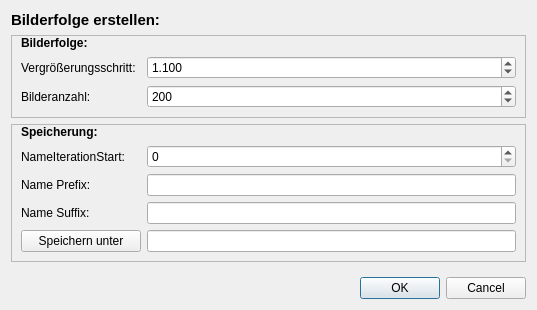
<?xml version="1.0" encoding="UTF-8"?>
<ui version="4.0">
 <class>DialogImageSerie</class>
 <widget class="QDialog" name="DialogImageSerie">
  <property name="geometry">
   <rect>
    <x>0</x>
    <y>0</y>
    <width>537</width>
    <height>310</height>
   </rect>
  </property>
  <property name="windowTitle">
   <string>Bilderfolge erstellen</string>
  </property>
  <layout class="QVBoxLayout" name="verticalLayout">
   <item>
    <widget class="QLabel" name="label">
     <property name="font">
      <font>
       <pointsize>11</pointsize>
       <bold>true</bold>
      </font>
     </property>
     <property name="text">
      <string>Bilderfolge erstellen:</string>
     </property>
    </widget>
   </item>
   <item>
    <widget class="QFrame" name="frame">
     <property name="frameShape">
      <enum>QFrame::StyledPanel</enum>
     </property>
     <property name="frameShadow">
      <enum>QFrame::Raised</enum>
     </property>
     <layout class="QFormLayout" name="formLayout">
      <property name="topMargin">
       <number>0</number>
      </property>
      <item row="1" column="1">
       <widget class="QDoubleSpinBox" name="doubleSpinBoxZoomStep">
        <property name="decimals">
         <number>3</number>
        </property>
        <property name="singleStep">
         <double>0.100000000000000</double>
        </property>
        <property name="value">
         <double>1.100000000000000</double>
        </property>
       </widget>
      </item>
      <item row="1" column="0">
       <widget class="QLabel" name="label_2">
        <property name="minimumSize">
         <size>
          <width>120</width>
          <height>0</height>
         </size>
        </property>
        <property name="text">
         <string>Vergrößerungsschritt:</string>
        </property>
       </widget>
      </item>
      <item row="2" column="0">
       <widget class="QLabel" name="label_3">
        <property name="text">
         <string>Bilderanzahl:</string>
        </property>
       </widget>
      </item>
      <item row="2" column="1">
       <widget class="QSpinBox" name="spinBoxBilderZahl">
        <property name="minimum">
         <number>1</number>
        </property>
        <property name="maximum">
         <number>9999</number>
        </property>
        <property name="value">
         <number>200</number>
        </property>
       </widget>
      </item>
      <item row="0" column="0" colspan="2">
       <widget class="QLabel" name="label_7">
        <property name="font">
         <font>
          <bold>true</bold>
         </font>
        </property>
        <property name="text">
         <string>Bilderfolge:</string>
        </property>
       </widget>
      </item>
     </layout>
    </widget>
   </item>
   <item>
    <widget class="QFrame" name="frame_2">
     <property name="frameShape">
      <enum>QFrame::StyledPanel</enum>
     </property>
     <property name="frameShadow">
      <enum>QFrame::Raised</enum>
     </property>
     <layout class="QFormLayout" name="formLayout_2">
      <property name="topMargin">
       <number>0</number>
      </property>
      <item row="0" column="0" colspan="2">
       <widget class="QLabel" name="label_8">
        <property name="font">
         <font>
          <bold>true</bold>
         </font>
        </property>
        <property name="text">
         <string>Speicherung:</string>
        </property>
       </widget>
      </item>
      <item row="1" column="0">
       <widget class="QLabel" name="label_4">
        <property name="minimumSize">
         <size>
          <width>0</width>
          <height>0</height>
         </size>
        </property>
        <property name="text">
         <string>NameIterationStart:</string>
        </property>
       </widget>
      </item>
      <item row="1" column="1">
       <widget class="QSpinBox" name="spinBox_NameItStart"/>
      </item>
      <item row="2" column="0">
       <widget class="QLabel" name="label_5">
        <property name="text">
         <string>Name Prefix:</string>
        </property>
       </widget>
      </item>
      <item row="2" column="1">
       <widget class="QLineEdit" name="lineEditNamePrefix"/>
      </item>
      <item row="3" column="0">
       <widget class="QLabel" name="label_6">
        <property name="text">
         <string>Name Suffix:</string>
        </property>
       </widget>
      </item>
      <item row="3" column="1">
       <widget class="QLineEdit" name="lineEditSuffix"/>
      </item>
      <item row="4" column="0">
       <widget class="QPushButton" name="pushButtonOpenSaveDir">
        <property name="sizePolicy">
         <sizepolicy hsizetype="Fixed" vsizetype="Fixed">
          <horstretch>0</horstretch>
          <verstretch>0</verstretch>
         </sizepolicy>
        </property>
        <property name="minimumSize">
         <size>
          <width>120</width>
          <height>0</height>
         </size>
        </property>
        <property name="text">
         <string> Speichern unter </string>
        </property>
       </widget>
      </item>
      <item row="4" column="1">
       <widget class="QLineEdit" name="lineEditPath"/>
      </item>
     </layout>
    </widget>
   </item>
   <item>
    <spacer name="verticalSpacer">
     <property name="orientation">
      <enum>Qt::Vertical</enum>
     </property>
     <property name="sizeHint" stdset="0">
      <size>
       <width>20</width>
       <height>0</height>
      </size>
     </property>
    </spacer>
   </item>
   <item>
    <widget class="QDialogButtonBox" name="buttonBox">
     <property name="orientation">
      <enum>Qt::Horizontal</enum>
     </property>
     <property name="standardButtons">
      <set>QDialogButtonBox::Cancel|QDialogButtonBox::Ok</set>
     </property>
    </widget>
   </item>
  </layout>
 </widget>
 <resources/>
 <connections>
  <connection>
   <sender>buttonBox</sender>
   <signal>accepted()</signal>
   <receiver>DialogImageSerie</receiver>
   <slot>accept()</slot>
   <hints>
    <hint type="sourcelabel">
     <x>248</x>
     <y>254</y>
    </hint>
    <hint type="destinationlabel">
     <x>157</x>
     <y>274</y>
    </hint>
   </hints>
  </connection>
  <connection>
   <sender>buttonBox</sender>
   <signal>rejected()</signal>
   <receiver>DialogImageSerie</receiver>
   <slot>reject()</slot>
   <hints>
    <hint type="sourcelabel">
     <x>316</x>
     <y>260</y>
    </hint>
    <hint type="destinationlabel">
     <x>286</x>
     <y>274</y>
    </hint>
   </hints>
  </connection>
 </connections>
</ui>
